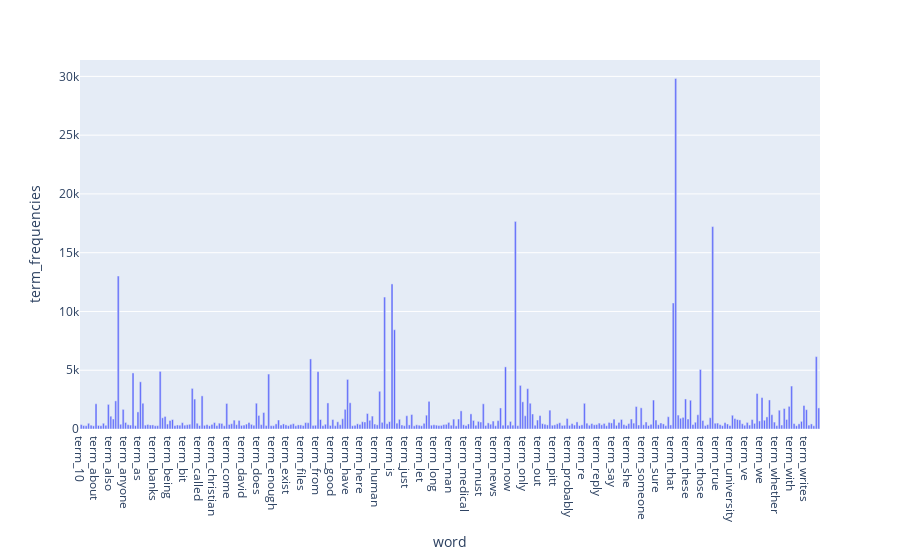

The notebook cell this image was saved under:
### Markdown cell above
### >>> **Exercise 14 (take home):** 
The chart above contains all the vocabulary, and it's computationally intensive to both compute and visualize. Can you efficiently reduce the number of terms you want to visualize as an exercise.

### Code cell
# Answer here

# Find top 300 frequency of terms from the whole dataset
count_vect = CountVectorizer(max_features=300)    
X_counts = count_vect.fit_transform(X.text)

#fine array of term frequency
term_frequencies = []
for j in range(0,X_counts.shape[1]):
    term_frequencies.append(sum(X_counts[:,j].toarray()))
term_frequencies = np.asarray(X_counts.sum(axis=0))[0]

#fine array of word term
term_of_word = np.asarray(["term_"+str(i) for i in count_vect.get_feature_names()])

#make DataFrame to plot bar chart
to_dict ={'term_frequencies' :term_frequencies,'word': term_of_word}
to_df=pd.DataFrame(to_dict)

## Visualize top 300 frequency term
fig = px.bar(to_df, x="word", y="term_frequencies")
fig.show()

### Figure 1 — Plotly figure (JSON) as saved in the notebook; plotly's stock layout.template omitted (floating-point values rounded to 4 significant figures; data arrays with more than 128 entries replaced by an {"elided": "..."} marker saying what was removed)
{"data": [{"alignmentgroup": "True", "hovertemplate": "word=%{x}<br>term_frequencies=%{y}<extra></extra>", "legendgroup": "", "marker": {"color": "#636efa"}, "name": "", "offsetgroup": "", "orientation": "v", "showlegend": false, "textposition": "auto", "type": "bar", "x": {"elided": "300 str values"}, "xaxis": "x", "y": {"elided": "300 int values"}, "yaxis": "y"}], "layout": {"barmode": "relative", "legend": {"tracegroupgap": 0}, "margin": {"t": 60}, "xaxis": {"anchor": "y", "domain": [0, 1], "title": {"text": "word"}}, "yaxis": {"anchor": "x", "domain": [0, 1], "title": {"text": "term_frequencies"}}}}
